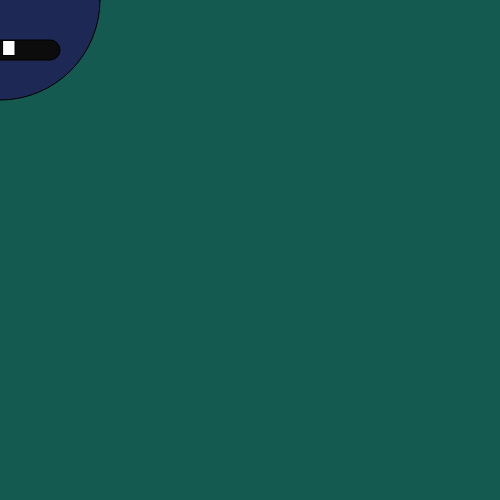
Frame 1 (no input)
Frame 60 (no input): identical to frame 1, image omitted
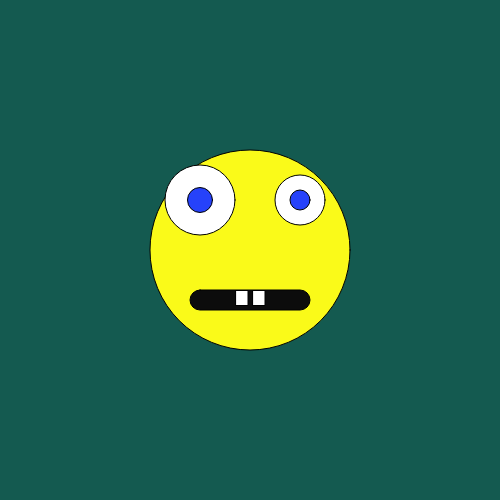
Frame 120 (the mouse pressed at the canvas centre since frame 60)

The p5.js sketch that drew these frames (run headless with seeded random() and noise() and a simulated clock; from frame 60 on, the mouse is pressed at the canvas centre):

// p5.js sketch
// ── sketch.js

function setup() {
  createCanvas(500, 500);
}

 
function draw() {
  
  var x = mouseX;
  var y = mouseY;
  background(20, 90, 80);
 
 //var col = color(random(255), random(255), random(255));

 /* HEAD */
  if (mouseIsPressed){
    fill(mouseX, mouseY, 25);
  } else{
  fill(30, 40, 84);
  };
  ellipse(x, y, 200, 200);

/* EYEBALLS */
  
  //left eye
  fill(255);
  ellipse(x - 50, y - 50, 70, 70);
  
  
  //right eye
  ellipse(x + 50, y - 50, 50, 50);
  
  //pupils
  fill(random(255), random(255), random(255));
  ellipse(x-50, y - 50, 25, 25);
  ellipse(x+50, y-50, 20, 20);
  


/* MOUTH */
  fill(12, 12 ,12);
  rectMode(CENTER);
  rect(x, y+50, 120, 20, 50);
  
  //teeth
  fill(255);
  rect(x-8, y+48, 12, 15);
  rect(x+9, y+48, 12, 15);
  
  


}
